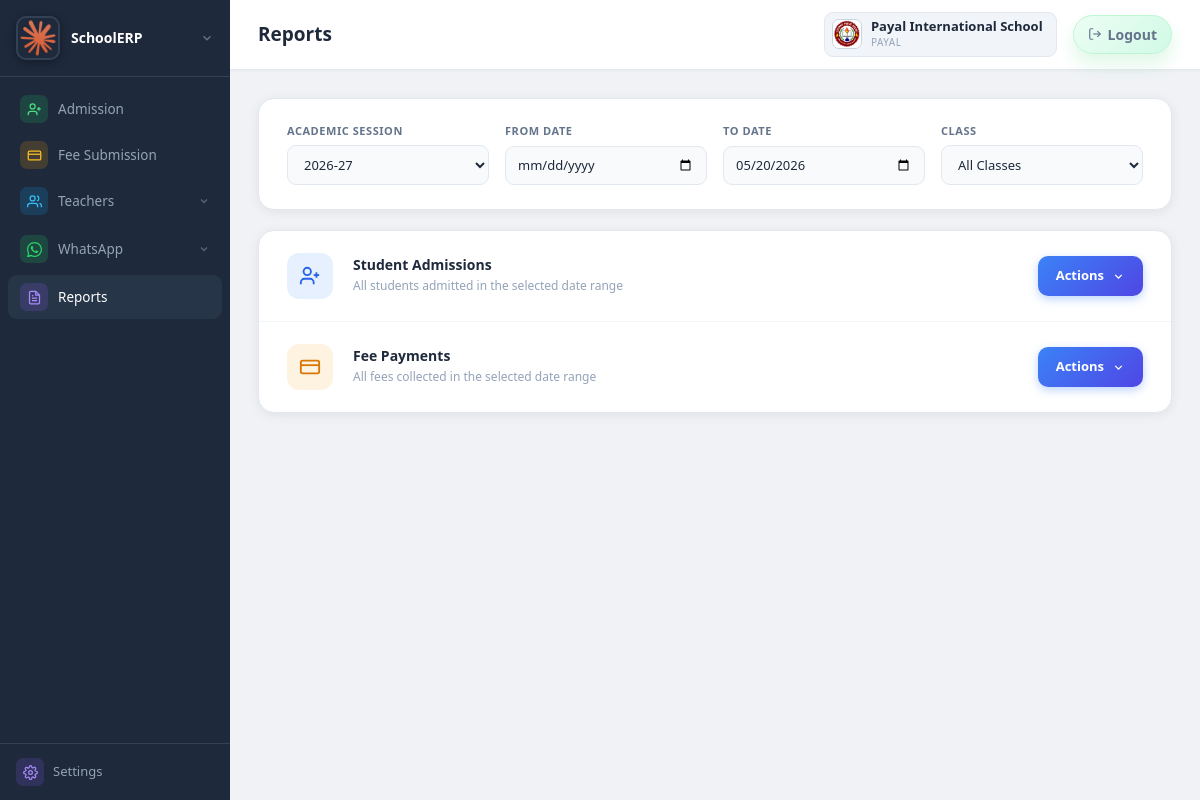
Screenshot of /school/reports/ (signed in) with the database file from the repository.
### core/models.py (models this page shows, shortened)
class SuperUserSettings(models.Model):
    software_name = models.CharField(max_length=150, default='SchoolERP')
    superuser_name = models.CharField(max_length=150, blank=True)
    superuser_email = models.EmailField(blank=True)
    superuser_phone = models.CharField(max_length=20, blank=True)
    logo = models.ImageField(upload_to='software_logos/', blank=True, null=True)
    organization_address = models.TextField(blank=True)
    notes = models.TextField(blank=True)
    default_session = models.CharField(max_length=20, blank=True, default='',
                                       help_text='Default academic session shown on superuser dashboard and school fee pages.')
    updated_at = models.DateTimeField(auto_now=True)
    @classmethod
    def get_solo(cls):
        obj = cls.objects.order_by('pk').first()
        if obj:
            return obj
        return cls.objects.create()

class User(AbstractUser):
    SUPERUSER = 'superuser'
    SCHOOL_ADMIN = 'school_admin'
    ROLES = [(SUPERUSER, 'Super User'), (SCHOOL_ADMIN, 'School Admin')]
    role = models.CharField(max_length=20, choices=ROLES, default=SCHOOL_ADMIN)
    school = models.ForeignKey(School, on_delete=models.CASCADE, null=True, blank=True)
    def is_super(self):
        return self.role == self.SUPERUSER

class School(models.Model):
    name = models.CharField(max_length=200)
    subdomain = models.SlugField(
        max_length=63, unique=True, null=True, blank=True,
        help_text='URL slug for this school, e.g. "greenwood" → greenwood.erpdomain.com',
    )
    phone = models.CharField(max_length=20, blank=True)
    email = models.EmailField(blank=True)
    logo = models.ImageField(upload_to='school_logos/', blank=True, null=True)
    address = models.TextField(blank=True)
    is_active = models.BooleanField(default=True)
    fee_per_student = models.DecimalField(max_digits=8, decimal_places=2, default=0)
    created_at = models.DateTimeField(auto_now_add=True)

class SchoolProfile(models.Model):
    school = models.OneToOneField(School, on_delete=models.CASCADE, related_name='profile')
    current_academic_session = models.CharField(
        max_length=20,
        default=default_current_academic_session,
        validators=[validate_academic_session],
    )
    session_start_month = models.CharField(max_length=15, choices=MONTH_CHOICES, default='april')
    session_end_month = models.CharField(max_length=15, choices=MONTH_CHOICES, default='march')
    billing_start_month = models.CharField(max_length=15, choices=MONTH_CHOICES, default='april')
    billing_end_month = models.CharField(max_length=15, choices=MONTH_CHOICES, default='march')
    updated_at = models.DateTimeField(auto_now=True)
    @classmethod
    def get_for_school(cls, school):
        obj, _ = cls.objects.get_or_create(
            school=school,
            defaults={'current_academic_session': default_current_academic_session()},
        )
        return obj

### core/views.py (the view)
# urls.py: path('school/reports/', views.report_dashboard, name='report_dashboard'),
@school_only
def report_dashboard(request):
    school = request.user.school
    profile = SchoolProfile.get_for_school(school)
    classes = SchoolClass.objects.filter(school=school).order_by('name')
    session_choices = get_academic_session_choices(
        past_years=2, future_years=10,
        session_start_month=profile.session_start_month,
    )
    default_session = profile.current_academic_session
    return render(request, 'school/reports/report.html', {
        'profile': profile,
        'classes': classes,
        'session_choices': session_choices,
        'default_session': default_session,
    })

### templates/school/reports/report.html (shortened to what this page needs)
{% extends 'base.html' %}
{% block page_title %}Reports{% endblock %}
{% block content %}
<div class="rpt-filter-card">
  <div class="rpt-filter-row">
    <div class="rpt-fg">
      <label>Academic Session</label>
      <select id="shared-session">
        {% for val, label in session_choices %}
        <option value="{{ val }}" {% if val == default_session %}selected{% endif %}>{{ label }}</option>
        {% endfor %}
      </select>
    </div>
    <div class="rpt-fg">
      <label>From Date</label>
      <input type="date" id="shared-from">
    </div>
    <div class="rpt-fg">
      <label>To Date</label>
      <input type="date" id="shared-to">
    </div>
    <div class="rpt-fg">
      <label>Class</label>
      <select id="shared-class">
        <option value="">All Classes</option>
      </select>
    </div>
  </div>
</div>
<div class="rpt-list-card">
  <div class="rpt-row">
    <span class="rpt-row-icon icon-blue">
      <svg width="22" height="22" fill="none" stroke="currentColor" stroke-width="2" viewBox="0 0 24 24">
        <path d="M16 21v-2a4 4 0 0 0-4-4H6a4 4 0 0 0-4 4v2"/>
        <circle cx="9" cy="7" r="4"/>
        <line x1="19" y1="8" x2="19" y2="14"/>
        <line x1="22" y1="11" x2="16" y2="11"/>
      </svg>
    </span>
    <div class="rpt-row-info">
      <h3>Student Admissions</h3>
      <p>All students admitted in the selected date range</p>
    </div>
    <div class="rpt-row-actions">
      <div class="rpt-dropdown" id="dd-admissions">
        <button class="btn-actions-trigger" type="button" onclick="toggleDropdown('dd-admissions')">
          Actions
          <svg class="chevron" width="13" height="13" fill="none" stroke="currentColor" stroke-width="2.5" viewBox="0 0 24 24"><polyline points="6 9 12 15 18 9"/></svg>
        </button>
      </div>
    </div>
  </div>
  <div class="rpt-row">
    <span class="rpt-row-icon icon-amber">
      <svg width="22" height="22" fill="none" stroke="currentColor" stroke-width="2" viewBox="0 0 24 24">
        <rect x="2" y="5" width="20" height="14" rx="2"/>
        <line x1="2" y1="10" x2="22" y2="10"/>
      </svg>
    </span>
    <div class="rpt-row-info">
      <h3>Fee Payments</h3>
      <p>All fees collected in the selected date range</p>
    </div>
    <div class="rpt-row-actions">
      <div class="rpt-dropdown" id="dd-fees">
        <button class="btn-actions-trigger" type="button" onclick="toggleDropdown('dd-fees')">
          Actions
          <svg class="chevron" width="13" height="13" fill="none" stroke="currentColor" stroke-width="2.5" viewBox="0 0 24 24"><polyline points="6 9 12 15 18 9"/></svg>
        </button>
      </div>
    </div>
  </div>
</div>
{% endblock %}

### templates/base.html (shortened to what this page needs)
{% load static %}
<!DOCTYPE html>
<html lang="en">
<head>
<link rel="stylesheet" href="{% static 'css/style.css' %}">
<link rel="stylesheet" href="https://cdn.jsdelivr.net/npm/bootstrap@5.3.3/dist/css/bootstrap.min.css">
</head>
<body>
<div class="sidebar">
  <div class="brand" id="brand-profile">
    <button type="button" class="brand-trigger" onclick="toggleBrandProfile(event)" aria-expanded="false" aria-controls="brand-profile-menu">
      <div class="brand-inner">
        {% if app_settings and app_settings.logo %}
          <img src="{{ app_settings.logo.url }}" alt="{{ app_settings.software_name|default:'SchoolERP' }}" class="brand-logo">
        {% else %}
          <div class="brand-logo-fallback">
            <svg width="22" height="22" fill="none" stroke="#fff" stroke-width="2" viewBox="0 0 24 24"><path d="M3 9l9-7 9 7v11a2 2 0 0 1-2 2H5a2 2 0 0 1-2-2z"/><polyline points="9 22 9 12 15 12 15 22"/></svg>
          </div>
        {% endif %}
        <div class="brand-text">
          <div class="brand-name">{{ app_settings.software_name|default:'SchoolERP' }}</div>
        </div>
        <svg class="brand-chevron" width="14" height="14" fill="none" stroke="currentColor" stroke-width="2.2" viewBox="0 0 24 24"><polyline points="6 9 12 15 18 9"/></svg>
      </div>
    </button>
  </div>
  <nav>
    {% if user.is_super %}
      <div class="nav-section">Superuser</div>
      <a href="{% url 'super_dashboard' %}" {% if request.resolver_match.url_name == 'super_dashboard' %}class="active"{% endif %}>
        <span class="ni ni-blue"><svg width="15" height="15" fill="none" stroke="currentColor" stroke-width="2" viewBox="0 0 24 24"><rect x="3" y="3" width="7" height="7"/><rect x="14" y="3" width="7" height="7"/><rect x="3" y="14" width="7" height="7"/><rect x="14" y="14" width="7" height="7"/></svg></span>
        Dashboard
      </a>
      <a href="{% url 'super_school_fee_dashboard' %}" {% if request.resolver_match.url_name == 'super_school_fee_dashboard' or request.resolver_match.url_name == 'super_collect_fee' %}class="active"{% endif %}>
        <span class="ni ni-amber"><svg width="15" height="15" fill="none" stroke="currentColor" stroke-width="2" viewBox="0 0 24 24"><rect x="2" y="5" width="20" height="14" rx="2"/><line x1="2" y1="10" x2="22" y2="10"/></svg></span>
        School Fee
      </a>
    {% else %}
      <a href="{% url 'student_list' %}" >
        <span class="ni ni-green"><svg width="15" height="15" fill="none" stroke="currentColor" stroke-width="2" viewBox="0 0 24 24"><path d="M16 21v-2a4 4 0 0 0-4-4H6a4 4 0 0 0-4 4v2"/><circle cx="9" cy="7" r="4"/><line x1="19" y1="8" x2="19" y2="14"/><line x1="22" y1="11" x2="16" y2="11"/></svg></span>
        Admission
      </a>
      <a href="{% url 'payment_dashboard' %}" {% if 'payment' in request.resolver_match.url_name %}class="active"{% endif %}>
        <span class="ni ni-amber"><svg width="15" height="15" fill="none" stroke="currentColor" stroke-width="2" viewBox="0 0 24 24"><rect x="2" y="5" width="20" height="14" rx="2"/><line x1="2" y1="10" x2="22" y2="10"/></svg></span>
        Fee Submission
      </a>
      {% if 'teacher' in request.resolver_match.url_name or 'salary' in request.resolver_match.url_name %}
      <div class="nav-group-toggle active open" onclick="toggleNavGroup(this)">
        <div class="toggle-left">
          <span class="ni ni-sky"><svg width="15" height="15" fill="none" stroke="currentColor" stroke-width="2" viewBox="0 0 24 24"><path d="M17 21v-2a4 4 0 0 0-4-4H5a4 4 0 0 0-4 4v2"/><circle cx="9" cy="7" r="4"/><path d="M23 21v-2a4 4 0 0 0-3-3.87"/><path d="M16 3.13a4 4 0 0 1 0 7.75"/></svg></span>
          Teachers
        </div>
        <svg class="chevron" width="12" height="12" fill="none" stroke="currentColor" stroke-width="2.5" viewBox="0 0 24 24"><polyline points="6 9 12 15 18 9"/></svg>
      </div>
      <div class="nav-sub open">
        <a href="{% url 'teacher_list' %}" {% if 'teacher' in request.resolver_match.url_name %}class="active"{% endif %}><span class="ni ni-sky"><svg width="15" height="15" fill="none" stroke="currentColor" stroke-width="2" viewBox="0 0 24 24"><path d="M17 21v-2a4 4 0 0 0-4-4H5a4 4 0 0 0-4 4v2"/><circle cx="9" cy="7" r="4"/><path d="M23 21v-2a4 4 0 0 0-3-3.87"/><path d="M16 3.13a4 4 0 0 1 0 7.75"/></svg></span>Teacher List</a>
        <a href="{% url 'salary_dashboard' %}" {% if 'salary' in request.resolver_match.url_name %}class="active"{% endif %}><span class="ni ni-green"><svg width="15" height="15" fill="none" stroke="currentColor" stroke-width="2" viewBox="0 0 24 24"><line x1="12" y1="1" x2="12" y2="23"/><path d="M17 5H9.5a3.5 3.5 0 0 0 0 7h5a3.5 3.5 0 0 1 0 7H6"/></svg></span>Salary</a>
      </div>
      {% else %}
      <div class="nav-group-toggle" onclick="toggleNavGroup(this)">
        <div class="toggle-left">
          <span class="ni ni-sky"><svg width="15" height="15" fill="none" stroke="currentColor" stroke-width="2" viewBox="0 0 24 24"><path d="M17 21v-2a4 4 0 0 0-4-4H5a4 4 0 0 0-4 4v2"/><circle cx="9" cy="7" r="4"/><path d="M23 21v-2a4 4 0 0 0-3-3.87"/><path d="M16 3.13a4 4 0 0 1 0 7.75"/></svg></span>
          Teachers
        </div>
        <svg class="chevron" width="12" height="12" fill="none" stroke="currentColor" stroke-width="2.5" viewBox="0 0 24 24"><polyline points="6 9 12 15 18 9"/></svg>
      </div>
      {% endif %}
      {% if request.resolver_match.url_name == 'whatsapp_dashboard' or request.resolver_match.url_name == 'announcement_dashboard' %}
      <div class="nav-group-toggle active open" onclick="toggleNavGroup(this)">
        <div class="toggle-left">
          <span class="ni ni-wa"><svg width="15" height="15" viewBox="0 0 24 24" fill="currentColor"><path d="M17.472 14.382c-.297-.149-1.758-.867-2.03-.967-.273-.099-.471-.148-.67.15-.197.297-.767.966-.94 1.164-.173.199-.347.223-.644.075-.297-.15-1.255-.463-2.39-1.475-.883-.788-1.48-1.761-1.653-2.059-.173-.297-.018-.458.13-.606.134-.133.298-.347.446-.52.149-.174.198-.298.298-.497.099-.198.05-.371-.025-.52-.075-.149-.669-1.612-.916-2.207-.242-.579-.487-.5-.669-.51-.173-.008-.371-.01-.57-.01-.198 0-.52.074-.792.372-.272.297-1.04 1.016-1.04 2.479 0 1.462 1.065 2.875 1.213 3.074.149.198 2.096 3.2 5.077 4.487.709.306 1.262.489 1.694.625.712.227 1.36.195 1.871.118.571-.085 1.758-.719 2.006-1.413.248-.694.248-1.289.173-1.413-.074-.124-.272-.198-.57-.347zM12 0C5.373 0 0 5.373 0 12c0 2.127.558 4.126 1.533 5.86L.057 23.428a.75.75 0 0 0 .916.968l5.844-1.53A11.945 11.945 0 0 0 12 24c6.627 0 12-5.373 12-12S18.627 0 12 0zm0 22c-1.907 0-3.686-.524-5.208-1.433l-.374-.22-3.87 1.013 1.03-3.77-.243-.386A9.944 9.944 0 0 1 2 12C2 6.477 6.477 2 12 2s10 4.477 10 10-4.477 10-10 10z"/></svg></span>
          WhatsApp
        </div>
        <svg class="chevron" width="12" height="12" fill="none" stroke="currentColor" stroke-width="2.5" viewBox="0 0 24 24"><polyline points="6 9 12 15 18 9"/></svg>
      </div>
      <div class="nav-sub open">
        <a href="{% url 'whatsapp_dashboard' %}" {% if request.resolver_match.url_name == 'whatsapp_dashboard' %}class="active"{% endif %}><span class="ni ni-sky"><svg width="15" height="15" fill="none" stroke="currentColor" stroke-width="2" viewBox="0 0 24 24"><path d="M18 8A6 6 0 0 0 6 8c0 7-3 9-3 9h18s-3-2-3-9"/><path d="M13.73 21a2 2 0 0 1-3.46 0"/></svg></span>Fee Reminder</a>
        <a href="{% url 'announcement_dashboard' %}" {% if request.resolver_match.url_name == 'announcement_dashboard' %}class="active"{% endif %}><span class="ni ni-rose"><svg width="15" height="15" fill="none" stroke="currentColor" stroke-width="2" viewBox="0 0 24 24"><path d="M3 11v2a1 1 0 0 0 1 1h2l3 3V8L6 11H4a1 1 0 0 0-1 1z"/><path d="M19 12a7 7 0 0 0-7-7"/><path d="M19 12a7 7 0 0 1-7 7"/><line x1="15.54" y1="8.46" x2="15.54" y2="8.46"/></svg></span>Announcement</a>
      </div>
      {% else %}
      <div class="nav-group-toggle" onclick="toggleNavGroup(this)">
        <div class="toggle-left">
          <span class="ni ni-wa"></span>
          WhatsApp
        </div>
        <svg class="chevron" width="12" height="12" fill="none" stroke="currentColor" stroke-width="2.5" viewBox="0 0 24 24"><polyline points="6 9 12 15 18 9"/></svg>
      </div>
      {% endif %}
      <a href="{% url 'report_dashboard' %}" {% if 'report' in request.resolver_match.url_name %}class="active"{% endif %}>
        <span class="ni ni-purple"><svg width="15" height="15" fill="none" stroke="currentColor" stroke-width="2" viewBox="0 0 24 24"><path d="M14 2H6a2 2 0 0 0-2 2v16a2 2 0 0 0 2 2h12a2 2 0 0 0 2-2V8z"/><polyline points="14 2 14 8 20 8"/><line x1="16" y1="13" x2="8" y2="13"/><line x1="16" y1="17" x2="8" y2="17"/><polyline points="10 9 9 9 8 9"/></svg></span>
        Reports
      </a>
    {% endif %}
  </nav>
  {% if not user.is_super %}
  <a href="{% url 'config_view' %}" class="user-info {% if request.resolver_match.url_name == 'config_view' %}active{% endif %}">
    <span class="ni ni-purple"></span>
    Settings
  </a>
  {% endif %}
</div>
<div class="main">
  <div class="topbar">
    <h1>{% block page_title %}Dashboard{% endblock %}</h1>
    <div class="topbar-right">
      {% if not user.is_super and user.school %}
      <div class="topbar-school">
        {% if user.school.logo %}
          <img src="{{ user.school.logo.url }}" alt="{{ user.school.name }}" class="school-logo-img">
        {% else %}
          <div class="school-logo-fallback">
            <svg width="14" height="14" fill="none" stroke="#fff" stroke-width="2" viewBox="0 0 24 24"><path d="M3 9l9-7 9 7v11a2 2 0 0 1-2 2H5a2 2 0 0 1-2-2z"/><polyline points="9 22 9 12 15 12 15 22"/></svg>
          </div>
        {% endif %}
        <div>
          <div class="school-name">{{ user.school.name }}</div>
          {% if user.school.subdomain %}
          <div class="school-label">{{ user.school.subdomain }}</div>
          {% endif %}
        </div>
      </div>
      {% endif %}
      <a class="topbar-logout" href="{% url 'logout' %}">
        <svg width="14" height="14" fill="none" stroke="currentColor" stroke-width="2" viewBox="0 0 24 24"><path d="M9 21H5a2 2 0 0 1-2-2V5a2 2 0 0 1 2-2h4"/><polyline points="16 17 21 12 16 7"/><line x1="21" y1="12" x2="9" y2="12"/></svg>
        Logout
      </a>
    </div>
  </div>
  <div class="content">
    {% block content %}{% endblock %}
  </div>
</div>
</body>
</html>

### rows the page displays
SuperUserSettings: logo (picture), software_name "SchoolERP"
User: school.logo (picture), school.name "Payal International School", school.subdomain "PAYAL"
SchoolProfile: current_academic_session "2026-27"
